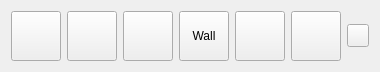
<?xml version="1.0" encoding="UTF-8"?>
<ui version="4.0">
 <class>ToolWidget</class>
 <widget class="QWidget" name="ToolWidget">
  <property name="geometry">
   <rect>
    <x>0</x>
    <y>0</y>
    <width>380</width>
    <height>70</height>
   </rect>
  </property>
  <property name="sizePolicy">
   <sizepolicy hsizetype="Minimum" vsizetype="Minimum">
    <horstretch>0</horstretch>
    <verstretch>0</verstretch>
   </sizepolicy>
  </property>
  <property name="maximumSize">
   <size>
    <width>380</width>
    <height>70</height>
   </size>
  </property>
  <property name="windowTitle">
   <string>Form</string>
  </property>
  <layout class="QGridLayout" name="gridLayout">
   <item row="0" column="0">
    <layout class="QGridLayout" name="gridLayout_3">
     <item row="0" column="6">
      <widget class="QToolButton" name="b6">
       <property name="sizePolicy">
        <sizepolicy hsizetype="Fixed" vsizetype="Fixed">
         <horstretch>0</horstretch>
         <verstretch>0</verstretch>
        </sizepolicy>
       </property>
       <property name="minimumSize">
        <size>
         <width>50</width>
         <height>50</height>
        </size>
       </property>
       <property name="palette">
        <palette>
         <active>
          <colorrole role="AlternateBase">
           <brush brushstyle="SolidPattern">
            <color alpha="255">
             <red>0</red>
             <green>0</green>
             <blue>0</blue>
            </color>
           </brush>
          </colorrole>
         </active>
         <inactive>
          <colorrole role="AlternateBase">
           <brush brushstyle="SolidPattern">
            <color alpha="255">
             <red>0</red>
             <green>0</green>
             <blue>0</blue>
            </color>
           </brush>
          </colorrole>
         </inactive>
         <disabled>
          <colorrole role="AlternateBase">
           <brush brushstyle="SolidPattern">
            <color alpha="255">
             <red>0</red>
             <green>0</green>
             <blue>0</blue>
            </color>
           </brush>
          </colorrole>
         </disabled>
        </palette>
       </property>
       <property name="focusPolicy">
        <enum>Qt::NoFocus</enum>
       </property>
       <property name="text">
        <string/>
       </property>
       <property name="icon">
        <iconset resource="../../resources/images.qrc">
         <normaloff>:/images/images/hand-icon.png</normaloff>:/images/images/hand-icon.png</iconset>
       </property>
       <property name="iconSize">
        <size>
         <width>30</width>
         <height>30</height>
        </size>
       </property>
       <property name="checkable">
        <bool>true</bool>
       </property>
      </widget>
     </item>
     <item row="0" column="0">
      <widget class="QToolButton" name="b1">
       <property name="enabled">
        <bool>true</bool>
       </property>
       <property name="sizePolicy">
        <sizepolicy hsizetype="Fixed" vsizetype="Fixed">
         <horstretch>0</horstretch>
         <verstretch>0</verstretch>
        </sizepolicy>
       </property>
       <property name="minimumSize">
        <size>
         <width>50</width>
         <height>50</height>
        </size>
       </property>
       <property name="palette">
        <palette>
         <active>
          <colorrole role="AlternateBase">
           <brush brushstyle="SolidPattern">
            <color alpha="255">
             <red>0</red>
             <green>0</green>
             <blue>0</blue>
            </color>
           </brush>
          </colorrole>
         </active>
         <inactive>
          <colorrole role="AlternateBase">
           <brush brushstyle="SolidPattern">
            <color alpha="255">
             <red>0</red>
             <green>0</green>
             <blue>0</blue>
            </color>
           </brush>
          </colorrole>
         </inactive>
         <disabled>
          <colorrole role="AlternateBase">
           <brush brushstyle="SolidPattern">
            <color alpha="255">
             <red>0</red>
             <green>0</green>
             <blue>0</blue>
            </color>
           </brush>
          </colorrole>
         </disabled>
        </palette>
       </property>
       <property name="focusPolicy">
        <enum>Qt::NoFocus</enum>
       </property>
       <property name="text">
        <string/>
       </property>
       <property name="icon">
        <iconset resource="../../resources/images.qrc">
         <normaloff>:/images/images/drone-icon.png</normaloff>:/images/images/drone-icon.png</iconset>
       </property>
       <property name="iconSize">
        <size>
         <width>32</width>
         <height>32</height>
        </size>
       </property>
       <property name="checkable">
        <bool>true</bool>
       </property>
      </widget>
     </item>
     <item row="0" column="3">
      <widget class="QToolButton" name="b4">
       <property name="sizePolicy">
        <sizepolicy hsizetype="Fixed" vsizetype="Fixed">
         <horstretch>0</horstretch>
         <verstretch>0</verstretch>
        </sizepolicy>
       </property>
       <property name="minimumSize">
        <size>
         <width>50</width>
         <height>50</height>
        </size>
       </property>
       <property name="palette">
        <palette>
         <active>
          <colorrole role="AlternateBase">
           <brush brushstyle="SolidPattern">
            <color alpha="255">
             <red>0</red>
             <green>0</green>
             <blue>0</blue>
            </color>
           </brush>
          </colorrole>
         </active>
         <inactive>
          <colorrole role="AlternateBase">
           <brush brushstyle="SolidPattern">
            <color alpha="255">
             <red>0</red>
             <green>0</green>
             <blue>0</blue>
            </color>
           </brush>
          </colorrole>
         </inactive>
         <disabled>
          <colorrole role="AlternateBase">
           <brush brushstyle="SolidPattern">
            <color alpha="255">
             <red>0</red>
             <green>0</green>
             <blue>0</blue>
            </color>
           </brush>
          </colorrole>
         </disabled>
        </palette>
       </property>
       <property name="focusPolicy">
        <enum>Qt::NoFocus</enum>
       </property>
       <property name="text">
        <string>Wall</string>
       </property>
       <property name="icon">
        <iconset resource="../../resources/images.qrc">
         <normaloff>:/images/images/wall-icon.png</normaloff>:/images/images/wall-icon.png</iconset>
       </property>
       <property name="iconSize">
        <size>
         <width>40</width>
         <height>40</height>
        </size>
       </property>
       <property name="checkable">
        <bool>true</bool>
       </property>
      </widget>
     </item>
     <item row="0" column="1">
      <widget class="QToolButton" name="b3">
       <property name="sizePolicy">
        <sizepolicy hsizetype="Fixed" vsizetype="Fixed">
         <horstretch>0</horstretch>
         <verstretch>0</verstretch>
        </sizepolicy>
       </property>
       <property name="minimumSize">
        <size>
         <width>50</width>
         <height>50</height>
        </size>
       </property>
       <property name="palette">
        <palette>
         <active>
          <colorrole role="AlternateBase">
           <brush brushstyle="SolidPattern">
            <color alpha="255">
             <red>0</red>
             <green>0</green>
             <blue>0</blue>
            </color>
           </brush>
          </colorrole>
         </active>
         <inactive>
          <colorrole role="AlternateBase">
           <brush brushstyle="SolidPattern">
            <color alpha="255">
             <red>0</red>
             <green>0</green>
             <blue>0</blue>
            </color>
           </brush>
          </colorrole>
         </inactive>
         <disabled>
          <colorrole role="AlternateBase">
           <brush brushstyle="SolidPattern">
            <color alpha="255">
             <red>0</red>
             <green>0</green>
             <blue>0</blue>
            </color>
           </brush>
          </colorrole>
         </disabled>
        </palette>
       </property>
       <property name="focusPolicy">
        <enum>Qt::NoFocus</enum>
       </property>
       <property name="text">
        <string/>
       </property>
       <property name="icon">
        <iconset resource="../../resources/images.qrc">
         <normaloff>:/images/images/landmark-icon.png</normaloff>:/images/images/landmark-icon.png</iconset>
       </property>
       <property name="iconSize">
        <size>
         <width>30</width>
         <height>30</height>
        </size>
       </property>
       <property name="checkable">
        <bool>true</bool>
       </property>
      </widget>
     </item>
     <item row="0" column="2">
      <widget class="QToolButton" name="b2">
       <property name="sizePolicy">
        <sizepolicy hsizetype="Fixed" vsizetype="Fixed">
         <horstretch>0</horstretch>
         <verstretch>0</verstretch>
        </sizepolicy>
       </property>
       <property name="minimumSize">
        <size>
         <width>50</width>
         <height>50</height>
        </size>
       </property>
       <property name="palette">
        <palette>
         <active>
          <colorrole role="AlternateBase">
           <brush brushstyle="SolidPattern">
            <color alpha="255">
             <red>0</red>
             <green>0</green>
             <blue>0</blue>
            </color>
           </brush>
          </colorrole>
         </active>
         <inactive>
          <colorrole role="AlternateBase">
           <brush brushstyle="SolidPattern">
            <color alpha="255">
             <red>0</red>
             <green>0</green>
             <blue>0</blue>
            </color>
           </brush>
          </colorrole>
         </inactive>
         <disabled>
          <colorrole role="AlternateBase">
           <brush brushstyle="SolidPattern">
            <color alpha="255">
             <red>0</red>
             <green>0</green>
             <blue>0</blue>
            </color>
           </brush>
          </colorrole>
         </disabled>
        </palette>
       </property>
       <property name="focusPolicy">
        <enum>Qt::NoFocus</enum>
       </property>
       <property name="text">
        <string/>
       </property>
       <property name="icon">
        <iconset resource="../../resources/images.qrc">
         <normaloff>:/images/images/pole-icon.png</normaloff>:/images/images/pole-icon.png</iconset>
       </property>
       <property name="iconSize">
        <size>
         <width>30</width>
         <height>30</height>
        </size>
       </property>
       <property name="checkable">
        <bool>true</bool>
       </property>
      </widget>
     </item>
     <item row="0" column="5">
      <widget class="QToolButton" name="b5">
       <property name="sizePolicy">
        <sizepolicy hsizetype="Fixed" vsizetype="Fixed">
         <horstretch>0</horstretch>
         <verstretch>0</verstretch>
        </sizepolicy>
       </property>
       <property name="minimumSize">
        <size>
         <width>50</width>
         <height>50</height>
        </size>
       </property>
       <property name="palette">
        <palette>
         <active>
          <colorrole role="AlternateBase">
           <brush brushstyle="SolidPattern">
            <color alpha="255">
             <red>0</red>
             <green>0</green>
             <blue>0</blue>
            </color>
           </brush>
          </colorrole>
         </active>
         <inactive>
          <colorrole role="AlternateBase">
           <brush brushstyle="SolidPattern">
            <color alpha="255">
             <red>0</red>
             <green>0</green>
             <blue>0</blue>
            </color>
           </brush>
          </colorrole>
         </inactive>
         <disabled>
          <colorrole role="AlternateBase">
           <brush brushstyle="SolidPattern">
            <color alpha="255">
             <red>0</red>
             <green>0</green>
             <blue>0</blue>
            </color>
           </brush>
          </colorrole>
         </disabled>
        </palette>
       </property>
       <property name="focusPolicy">
        <enum>Qt::NoFocus</enum>
       </property>
       <property name="text">
        <string/>
       </property>
       <property name="icon">
        <iconset resource="../../resources/images.qrc">
         <normaloff>:/images/images/cursor-icon.png</normaloff>:/images/images/cursor-icon.png</iconset>
       </property>
       <property name="iconSize">
        <size>
         <width>30</width>
         <height>30</height>
        </size>
       </property>
       <property name="checkable">
        <bool>true</bool>
       </property>
      </widget>
     </item>
     <item row="0" column="7">
      <layout class="QGridLayout" name="gridLayout_2">
       <item row="0" column="0">
        <widget class="QToolButton" name="b7">
         <property name="enabled">
          <bool>true</bool>
         </property>
         <property name="sizePolicy">
          <sizepolicy hsizetype="Fixed" vsizetype="Fixed">
           <horstretch>0</horstretch>
           <verstretch>0</verstretch>
          </sizepolicy>
         </property>
         <property name="minimumSize">
          <size>
           <width>20</width>
           <height>20</height>
          </size>
         </property>
         <property name="palette">
          <palette>
           <active>
            <colorrole role="AlternateBase">
             <brush brushstyle="SolidPattern">
              <color alpha="255">
               <red>0</red>
               <green>0</green>
               <blue>0</blue>
              </color>
             </brush>
            </colorrole>
           </active>
           <inactive>
            <colorrole role="AlternateBase">
             <brush brushstyle="SolidPattern">
              <color alpha="255">
               <red>0</red>
               <green>0</green>
               <blue>0</blue>
              </color>
             </brush>
            </colorrole>
           </inactive>
           <disabled>
            <colorrole role="AlternateBase">
             <brush brushstyle="SolidPattern">
              <color alpha="255">
               <red>0</red>
               <green>0</green>
               <blue>0</blue>
              </color>
             </brush>
            </colorrole>
           </disabled>
          </palette>
         </property>
         <property name="focusPolicy">
          <enum>Qt::NoFocus</enum>
         </property>
         <property name="layoutDirection">
          <enum>Qt::LeftToRight</enum>
         </property>
         <property name="text">
          <string/>
         </property>
         <property name="icon">
          <iconset resource="../../resources/images.qrc">
           <normaloff>:/images/images/sticky-icon.png</normaloff>:/images/images/sticky-icon.png</iconset>
         </property>
         <property name="checkable">
          <bool>true</bool>
         </property>
        </widget>
       </item>
      </layout>
     </item>
    </layout>
   </item>
  </layout>
 </widget>
 <resources>
  <include location="../../resources/images.qrc"/>
 </resources>
 <connections/>
</ui>
